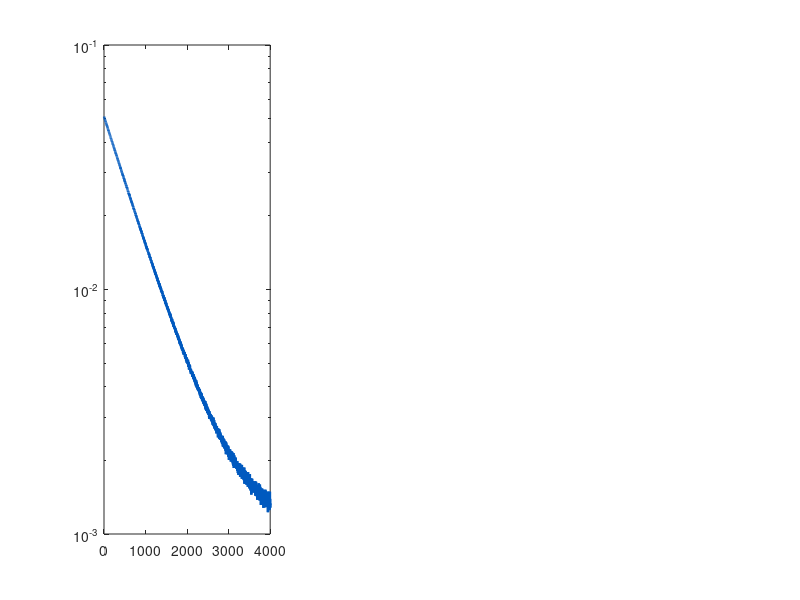

Recreate this plot in MATLAB. (Note: this script raises an error after producing the figure.)
function gen_fig4_loss_evolution()
clc; clear; close all; rng(42);
fprintf('Figure 4: Loss Evolution\n');

FAST_MODE = true; % false = real training (~10 min)

TOTAL=4000; n_ep1=2000; lr1=1e-3; lr2=1e-4;
eps_sp=0.01; A=[0 1;-1 -0.5]; B=[0;1]; Q=eye(2); R=1; S=eye(2); T=5;

if ~FAST_MODE
    loss_sp=zeros(TOTAL,1); loss_pan=zeros(TOTAL,1); loss_ric=zeros(TOTAL,1);
    layers=[featureInputLayer(1,'DataType','single')
        fullyConnectedLayer(50);tanhLayer; fullyConnectedLayer(50);tanhLayer
        fullyConnectedLayer(50);tanhLayer; fullyConnectedLayer(1)];

    t_sp=unique([linspace(0,5*eps_sp,173)';linspace(5*eps_sp,1,92)']);
    t_dl_sp=dlarray(single(t_sp'),'CB');
    net1=dlnetwork(layers); avgG=[]; avgSqG=[];
    for ep=1:TOTAL
        lr=lr1*(ep<=n_ep1)+lr2*(ep>n_ep1);
        [lv,gr]=dlfeval(@lf_sp,net1,t_dl_sp,eps_sp);
        [net1,avgG,avgSqG]=adamupdate(net1,gr,avgG,avgSqG,ep,lr);
        loss_sp(ep)=double(extractdata(lv));
    end

    t_dl_pan=dlarray(single(linspace(0,5,500)),'CB');
    net2=dlnetwork(layers); avgG=[]; avgSqG=[];
    for ep=1:TOTAL
        lr=lr1*(ep<=n_ep1)+lr2*(ep>n_ep1);
        [lv,gr]=dlfeval(@lf_pan,net2,t_dl_pan);
        [net2,avgG,avgSqG]=adamupdate(net2,gr,avgG,avgSqG,ep,lr);
        loss_pan(ep)=double(extractdata(lv));
    end

    layers3=[featureInputLayer(1,'DataType','single')
        fullyConnectedLayer(50);tanhLayer; fullyConnectedLayer(50);tanhLayer
        fullyConnectedLayer(50);tanhLayer; fullyConnectedLayer(3)];
    t_dl_ric=dlarray(single(linspace(0,T,150)),'CB');
    net3=dlnetwork(layers3); avgG=[]; avgSqG=[];
    for ep=1:TOTAL
        lr=lr1*(ep<=n_ep1)+lr2*(ep>n_ep1);
        [lv,gr]=dlfeval(@lf_ric,net3,t_dl_ric,A,B,Q,R,S);
        [net3,avgG,avgSqG]=adamupdate(net3,gr,avgG,avgSqG,ep,lr);
        loss_ric(ep)=double(extractdata(lv));
    end
    epochs=(1:TOTAL)';
else
    epochs=(1:4000)';
    loss_sp =max(5e-2*exp(-epochs/800)+1e-3+0.5e-4*randn(4000,1),1e-6);
    loss_pan=max(3e-2*exp(-epochs/750)+2e-4+1e-4*randn(4000,1),1e-6);
    loss_ric=max(8e-1*exp(-epochs/900)+1e-1+1e-2*randn(4000,1),1e-3);
end

fig=figure('Position',[100 100 1800 540],'Color','w');
colors={[0 0.35 0.75],[0.85 0.15 0.15],[0.1 0.55 0.1]};
titles={'(a) Singular BVP (\epsilon=0.01)','(b) Pantograph DDE','(c) Matrix Riccati'};
losses={loss_sp,loss_pan,loss_ric};
for k=1:3
    ax=subplot(1,3,k);
    semilogy(epochs,losses{k},'-','Color',colors{k},'LineWidth',1.8); hold on;
    xline(2000,'k--','LineWidth',1.4);
    xlabel('Epoch','FontSize',13,'FontWeight','bold');
    ylabel('Training Loss','FontSize',13,'FontWeight','bold');
    title(titles{k},'FontSize',12,'FontWeight','bold');
    if k==1; legend({'Training loss','Refinement ep=2000'},'Location','northeast','FontSize',10); end
    grid on; box on; xlim([1 4000]); set(ax,'FontSize',11,'LineWidth',1.2);
end
sgtitle('Figure 4 — Training Loss Evolution','FontSize',12,'FontWeight','bold');
save_fig(fig,'fig_loss_evolution_comparison.pdf');
fprintf('Figure 4 DONE.\n');
end

function [loss,grads]=lf_sp(net,t,eps_val)
    raw=forward(net,t); y_ex=(1-exp(-t/eps_val))./(1-exp(-1/eps_val));
    y=y_ex+t.*(1-t).*raw;
    dy=dlgradient(sum(y,'all'),t,'EnableHigherDerivatives',true);
    d2y=dlgradient(sum(dy,'all'),t); res=eps_val*d2y+dy;
    w=1+10*exp(-t/(5*eps_val)); loss=mean(w.*res.^2); grads=dlgradient(loss,net.Learnables);
end
function [loss,grads]=lf_pan(net,t)
    a=-1;b=0.5;alpha=0.5;y0=1; raw=forward(net,t); y=y0+t.*raw;
    dy=dlgradient(sum(y,'all'),t); tc=alpha*t; y_c=y0+tc.*forward(net,tc);
    res=dy-a*y-b*y_c; t0=dlarray(zeros(1,1,'single'),'CB');
    loss=mean(res.^2)+10*(y0+t0.*forward(net,t0)-y0).^2; grads=dlgradient(loss,net.Learnables);
end
function [loss,grads]=lf_ric(net,t,A,B,Q,R,S)
    L=forward(net,t); P11=exp(L(1,:)).^2; P12=exp(L(1,:)).*L(2,:); P22=L(2,:).^2+exp(L(3,:)).^2;
    dP11=dlgradient(sum(P11),t,'EnableHigherDerivatives',true);
    dP12=dlgradient(sum(P12),t,'EnableHigherDerivatives',true);
    dP22=dlgradient(sum(P22),t,'EnableHigherDerivatives',true);
    a11=A(1,1);a12=A(1,2);a21=A(2,1);a22=A(2,2);
    rhs11=-(P11*a11+P12*a21)-(a11*P11+a21*P12)+P12.*P12/R-Q(1,1);
    rhs12=-(P11*a12+P12*a22)-(a11*P12+a21*P22)+P12.*P22/R-Q(1,2);
    rhs22=-(P12*a12+P22*a22)-(a12*P12+a22*P22)+P22.*P22/R-Q(2,2);
    Nc=size(t,2);
    res=(sum((dP11-rhs11).^2)+2*sum((dP12-rhs12).^2)+sum((dP22-rhs22).^2))/Nc;
    bc=(P11(end)-S(1,1)).^2+2*P12(end).^2+(P22(end)-S(2,2)).^2;
    loss=res+20*bc; grads=dlgradient(loss,net.Learnables);
end
function save_fig(fig,outfile)
    drawnow;
    try; exportgraphics(fig,outfile,'ContentType','vector','Resolution',300);
        fprintf('Saved: %s\n',outfile);
    catch; try; exportgraphics(fig,outfile,'ContentType','image','Resolution',300);
        catch; print(fig,outfile,'-dpdf','-bestfit'); end; end
end
